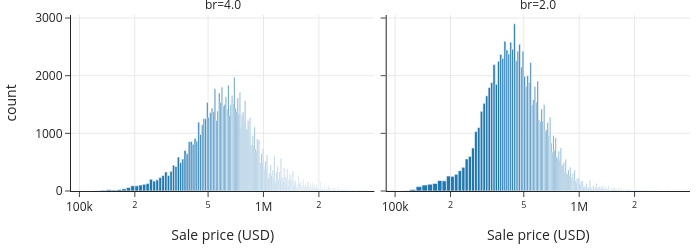

Source (notebook cell):
### Markdown cell above
When two distributions are roughly similar in shape, it can be hard to compare them with histograms.
For instance, the histograms that follow show the price distributions for two- and four-bedroom houses in the San Francisco housing data. 
The distributions look roughly similar in shape. But a plot of their quantiles handily compares the distributions' center, spread, and tails:

### Code cell
px.histogram(sfh.query('br in [2, 4]'),
             x='price', log_x=True, facet_col='br',
             labels={'price':"Sale price (USD)"},
             width=700, height=250).show()

### Figure 1 — Plotly figure (JSON) as saved in the notebook; plotly's stock layout.template omitted (floating-point values rounded to 4 significant figures; data arrays with more than 128 entries replaced by an {"elided": "..."} marker saying what was removed)
{"data": [{"alignmentgroup": "True", "bingroup": "x", "hovertemplate": "br=4.0<br>Sale price (USD)=%{x}<br>count=%{y}<extra></extra>", "legendgroup": "", "marker": {"color": "#1F77B4", "pattern": {"shape": ""}}, "name": "", "offsetgroup": "", "orientation": "v", "showlegend": false, "type": "histogram", "x": {"elided": "97593 int values"}, "xaxis": "x", "yaxis": "y"}, {"alignmentgroup": "True", "bingroup": "x", "hovertemplate": "br=2.0<br>Sale price (USD)=%{x}<br>count=%{y}<extra></extra>", "legendgroup": "", "marker": {"color": "#1F77B4", "pattern": {"shape": ""}}, "name": "", "offsetgroup": "", "orientation": "v", "showlegend": false, "type": "histogram", "x": {"elided": "100386 int values"}, "xaxis": "x2", "yaxis": "y2"}], "layout": {"annotations": [{"font": {}, "showarrow": false, "text": "br=4.0", "x": 0.245, "xanchor": "center", "xref": "paper", "y": 1, "yanchor": "bottom", "yref": "paper"}, {"font": {}, "showarrow": false, "text": "br=2.0", "x": 0.755, "xanchor": "center", "xref": "paper", "y": 1, "yanchor": "bottom", "yref": "paper"}], "barmode": "relative", "height": 250, "legend": {"tracegroupgap": 0}, "width": 700, "xaxis": {"anchor": "y", "autorange": true, "domain": [0, 0.49], "range": [4.954, 6.602], "title": {"text": "Sale price (USD)"}, "type": "log"}, "xaxis2": {"anchor": "y2", "autorange": true, "domain": [0.51, 1], "matches": "x", "range": [4.954, 6.602], "title": {"text": "Sale price (USD)"}, "type": "log"}, "yaxis": {"anchor": "x", "autorange": true, "domain": [0, 1], "range": [0, 3053.0], "title": {"text": "count"}}, "yaxis2": {"anchor": "x2", "autorange": true, "domain": [0, 1], "matches": "y", "range": [0, 3053.0], "showticklabels": false}}}
